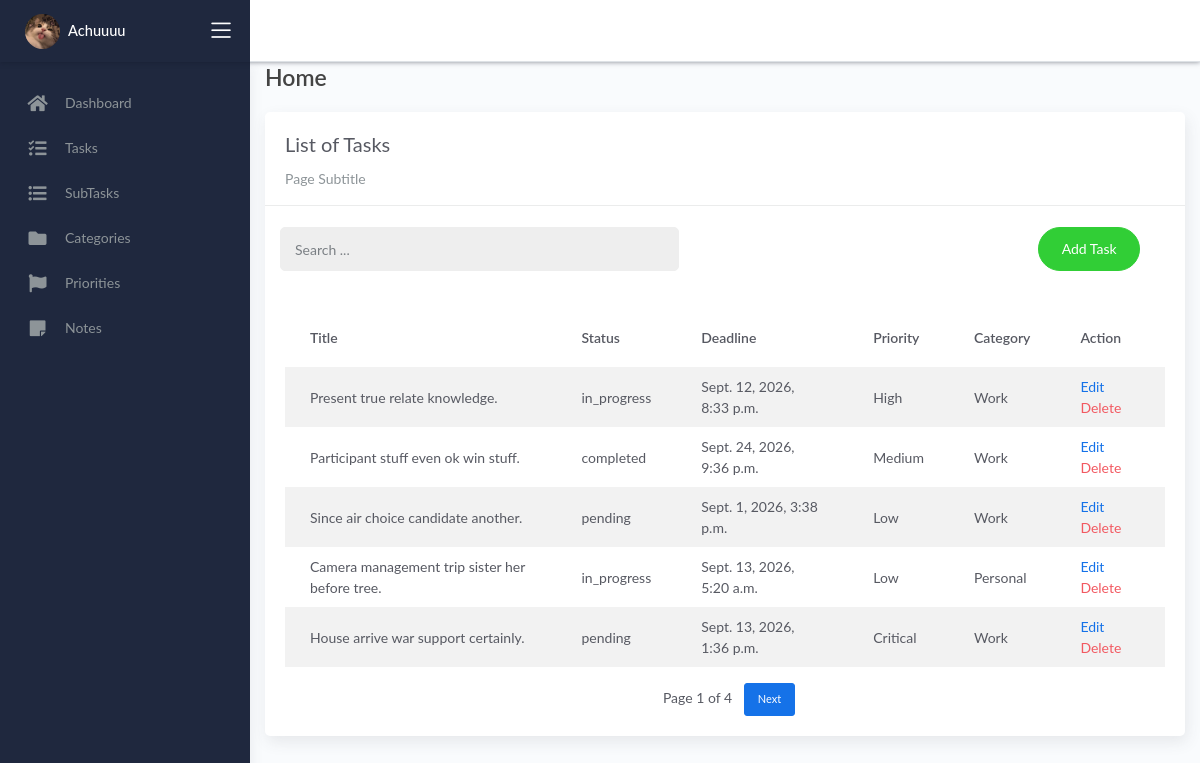
/tasks/, run on an earlier commit of the app's database.
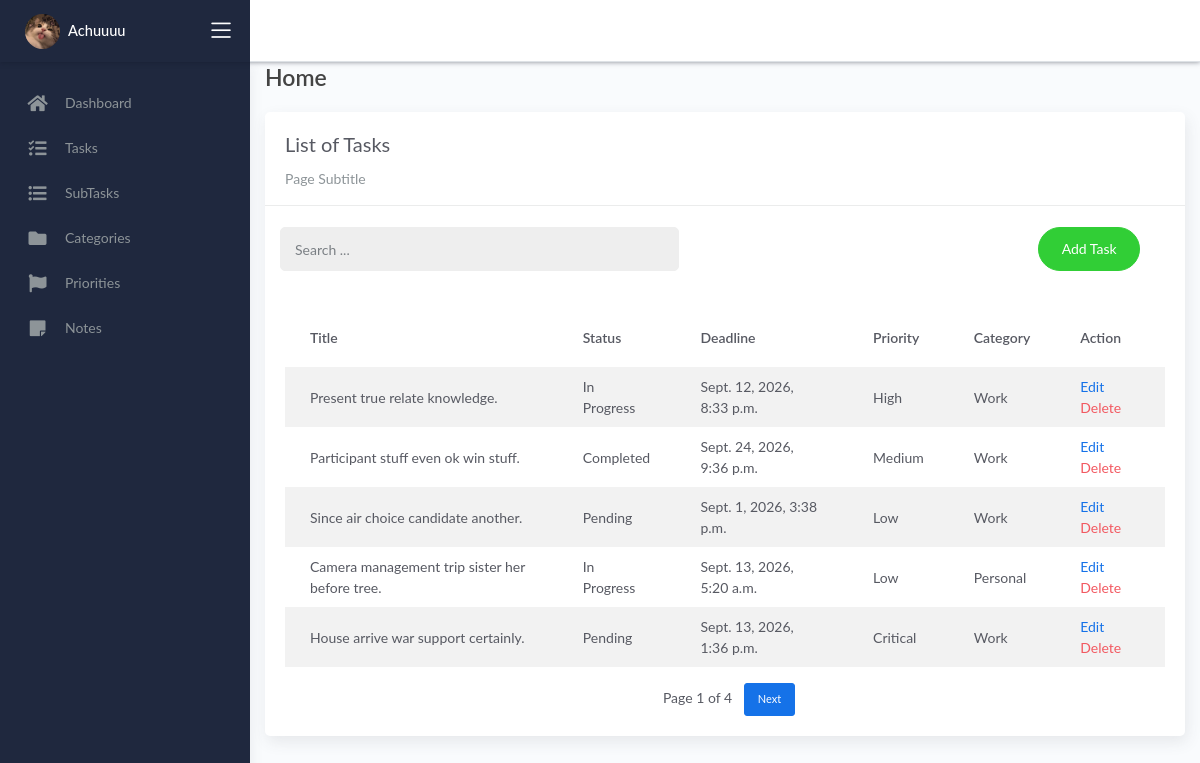
And on a later commit of the database.
### todomanager/models.py (models this page shows, shortened)
class BaseModel(models.Model):
    created_at = models.DateTimeField(auto_now_add=True)
    updated_at = models.DateTimeField(auto_now=True)
    class Meta:
        abstract = True

class Task (BaseModel):
    STATUS_CHOICES = [
        ('Pending', 'Pending'),
        ('In Progress', 'In Progress'),
        ('Completed', 'Completed'),
    ]
    title = models.CharField(max_length=250)
    description = models.TextField()
    deadline = models.DateTimeField()
    status = models.CharField(max_length=20, choices=STATUS_CHOICES, default='Pending')
    category = models.ForeignKey(Category, on_delete=models.CASCADE)
    priority = models.ForeignKey(Priority, on_delete=models.CASCADE)

class Priority (BaseModel):
    name = models.CharField(max_length=150)
    class Meta:
        verbose_name = "Priority"
        verbose_name_plural = "Priorities"
    def __str__(self):
        return self.name

class Category (BaseModel):
    name = models.CharField(max_length=150)
    class Meta:
        verbose_name = "Category"
        verbose_name_plural = "Categories"
    def __str__(self):
        return self.name

### todomanager/views.py (the view)
# urls.py: path('tasks/', views.TaskList.as_view(), name='task-list'),
class TaskList(ListView):
    model = Task
    context_object_name = 'tasks'
    template_name = 'task_list.html'
    paginate_by = 5
    def get_queryset(self):
        qs = super().get_queryset()
        query = self.request.GET.get('q')
        if query:
            qs = qs.filter(
                Q(title__icontains=query) | Q(description__icontains=query)
            )
        return qs

### templates/task_list.html (shortened to what this page needs)
{% extends 'base.html' %} {% load static %} {% block content %}
<div class="content">
    <div class="container-fluid">
        <h4 class="page-title">Home</h4>
        <div class="row">
            <div class="col-md-12">
                <div class="card">
                    <div class="card-header">
                        <div class="card-title">List of Tasks</div>
                        <div class="card-category">Page Subtitle</div>
                    </div>
                    <br />
                    <div class="col-md-12 row">
                        <div class="col-md-6">
                            <form class="navbar-left navbar-form nav-search mr-md-3" action="{% url 'task-list' %}">
                                <div class="input-group">
                                    <input type="text" placeholder="Search ..." class="form-control" name="q" />
                                    <div class="input-group-append">
                                        <span class="input-group-text">
                                        </span>
                                    </div>
                                </div>
                            </form>
                        </div>
                        <div class="col-md-6">
                            <div class="pull-right">
                                <a href="{% url 'task-add' %}" class="btn btn-success btn-rounded">Add Task</a>
                            </div>
                        </div>
                    </div>
                    <div class="card-body">
                        <table class="table table-striped mt-3">
                            <thead>
                                <tr>
                                    <th scope="col">Title</th>
                                    <th scope="col">Status</th>
                                    <th scope="col">Deadline</th>
                                    <th scope="col">Priority</th>
                                    <th scope="col">Category</th>
                                    <th scope="col">Action</th>
                                </tr>
                            </thead>
                            <tbody>
                                {% for object in tasks %}
                                <tr>
                                    <td>{{ object.title }}</td>
                                    <td>{{ object.status }}</td>
                                    <td>{{ object.deadline }}</td>
                                    <td>{{ object.priority }}</td>
                                    <td>{{ object.category }}</td>
                                    <td>
                                        <a href="{% url 'task-update' object.id %}">Edit</a>
                                        <a href="{% url 'task-delete' object.id %}" class="text-danger">Delete</a>
                                    </td>
                                </tr>
                                {% empty %}
                                <tr>
                                    <td colspan="6" style="text-align: center">
                                        <p class="text-sm font-weight-bold mb-0">No Records Found</p>
                                    </td>
                                </tr>
                                {% endfor %}
                            </tbody>
                        </table>
                        {% include 'includes/pagination.html' %}
                    </div>
                </div>
            </div>
        </div>
    </div>
</div>
{% endblock %}

What changed in the data, as far as the page shows it:
changed Task "Present true relate knowledge.": status "in_progress" → "In Progress"
changed Task "Participant stuff even ok win stuff.": status "completed" → "Completed"
changed Task "Since air choice candidate another.": status "pending" → "Pending"
changed Task "Camera management trip sister her before tree.": status "in_progress" → "In Progress"
changed Task "House arrive war support certainly.": status "pending" → "Pending"
